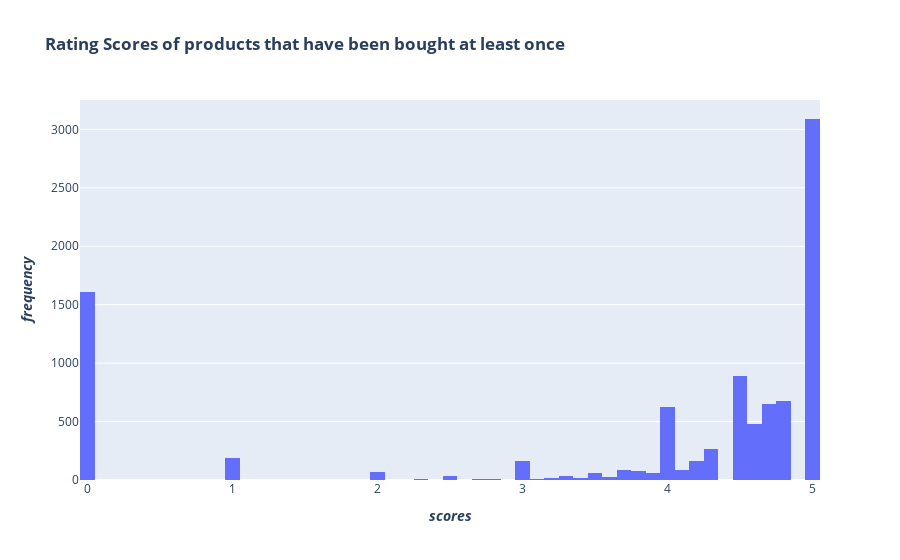

The cell this chart's notebook holds for it:
### Code cell
go.Figure(data = go.Histogram(x = df[df['quantity_sold'] != 0]['rating_average']),
          layout = go.Layout(title = '<b>Rating Scores of products that have been bought at least once<b>',
                             xaxis = dict(title = '<b><i>scores<i><b>'),
                             yaxis = dict(title = '<b><i>frequency<i><b>'))
         ).show()

### Figure 1 — Plotly figure (JSON) as saved in the notebook; plotly's stock layout.template omitted (floating-point values rounded to 4 significant figures; data arrays with more than 128 entries replaced by an {"elided": "..."} marker saying what was removed)
{"data": [{"type": "histogram", "x": {"elided": "9393 float values"}}], "layout": {"title": {"text": "<b>Rating Scores of products that have been bought at least once<b>"}, "xaxis": {"title": {"text": "<b><i>scores<i><b>"}}, "yaxis": {"title": {"text": "<b><i>frequency<i><b>"}}}}
